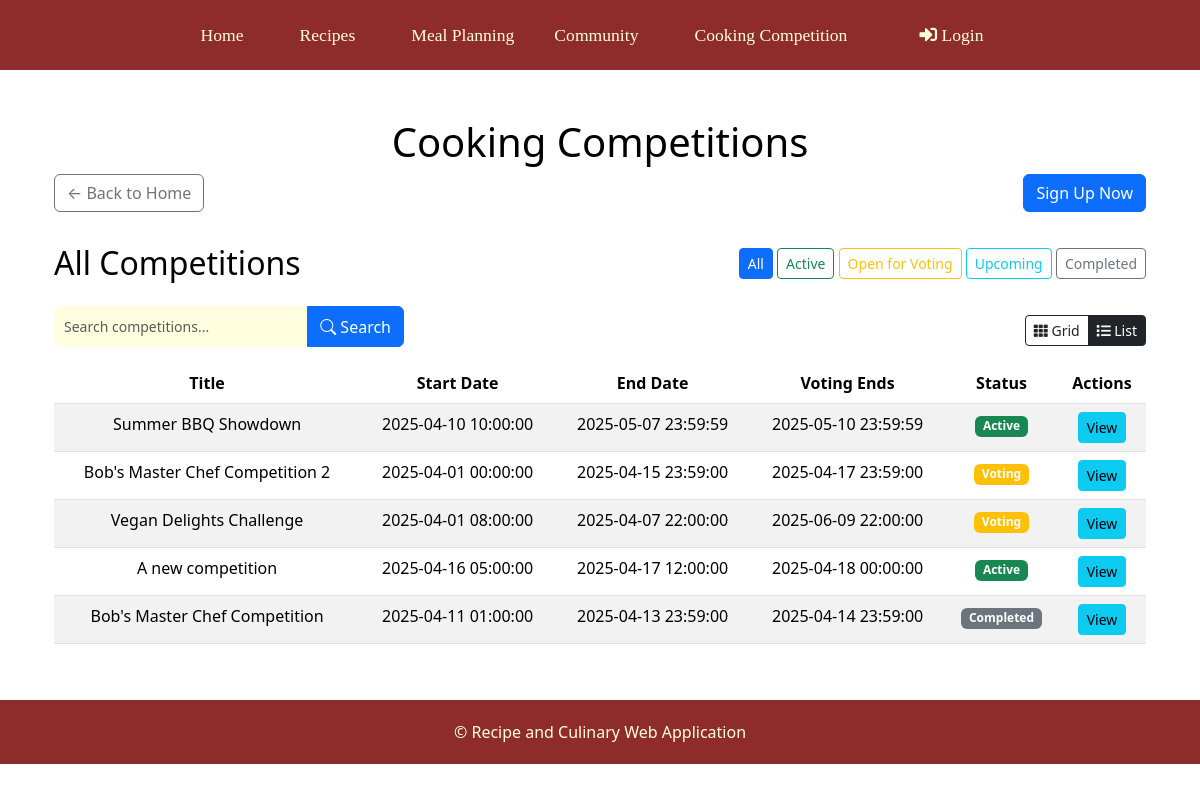
Page /cooking_competition?page=competitions&view=list on the committed database.
### tables this page shows
CREATE TABLE `competitions` (
  `id` int(11) NOT NULL,
  `title` text NOT NULL,
  `description` text NOT NULL,
  `image` text DEFAULT NULL,
  `start_date` datetime NOT NULL,
  `end_date` datetime NOT NULL,
  `voting_end_date` datetime NOT NULL,
  `status` enum('upcoming','active','voting','completed') DEFAULT 'upcoming',
  `created_by` int(11) NOT NULL,
  `created_at` timestamp NOT NULL DEFAULT current_timestamp()
);

### cooking_competition/models/Competition.php (called while the page is built, shortened)
<?php
class Competition {
    private $conn;
    private $table = 'competitions';
    public function __construct($db) {
        $this->conn = $db;
    }
    public function get_all($limit = null) {
        $query = "SELECT c.*,
                  (SELECT COUNT(*) FROM competition_recipes WHERE competition_id = c.id) as recipe_count
                  FROM {$this->table} c
                  ORDER BY
                  CASE
                    WHEN c.status = 'active' THEN 1
                    WHEN c.status = 'voting' THEN 2
                    ELSE 3
                  END,
                  c.created_at ASC";
        if ($limit) {
            $query .= " LIMIT ?";
            $stmt = $this->conn->prepare($query);
            $stmt->bind_param('i', $limit);
        } else {
            $stmt = $this->conn->prepare($query);
        }
        $stmt->execute();
        $result = $stmt->get_result();
        $competitions = [];
        while ($row = $result->fetch_assoc()) {
            $competitions[] = $row;
        }
        return $competitions;
    }
}
?>

### cooking_competition/views/competitions/list.php (the view, shortened to what this page needs)
<div class="table-responsive">
    <table class="table table-striped">
        <thead>
            <tr>
                <th>Title</th>
                <th>Start Date</th>
                <th>End Date</th>
                <th>Voting Ends</th>
                <th>Status</th>
                <th>Actions</th>
            </tr>
        </thead>
        <tbody>
            <?php foreach ($competitions as $comp): ?>
                <tr>
                    <td><?= htmlspecialchars($comp['title']) ?></td>
                    <td><?= htmlspecialchars($comp['start_date']) ?></td>
                    <td><?= htmlspecialchars($comp['end_date']) ?></td>
                    <td><?= htmlspecialchars($comp['voting_end_date']) ?></td>
                    <td>
                        <?php
                        $now = new DateTime();
                        $start = new DateTime($comp['start_date']);
                        $end = new DateTime($comp['end_date']);
                        $voting_end = new DateTime($comp['voting_end_date']);
                        if ($now < $start) {
                            echo '<span class="badge bg-info">Upcoming</span>';
                        } elseif ($now >= $start && $now <= $end) {
                            echo '<span class="badge bg-success">Active</span>';
                        } elseif ($now > $end && $now <= $voting_end) {
                            echo '<span class="badge bg-warning">Voting</span>';
                        } else {
                            echo '<span class="badge bg-secondary">Completed</span>';
                        }
                        ?>
                    </td>
                    <td>
                        <a href="index.php?page=competitions&action=view&id=<?= $comp['id'] ?>" class="btn btn-sm btn-info">View</a>
                    </td>
                </tr>
            <?php endforeach; ?>
        </tbody>
    </table>
</div>

### styles.css (style rules this page uses)
html, body { height: 100%; margin: 0; padding: 0; font-family: 'Times New Roman', Times, serif; background-position: center; background-repeat: no-repeat; display: block; flex-direction: column; }

### rows in the picture
competitions: title "Summer BBQ Showdown", start_date "2025-04-10 10:00:00", end_date "2025-05-07 23:59:59", voting_end_date "2025-05-10 23:59:59", shows "Active"
competitions: title "Bob's Master Chef Competition 2", start_date "2025-04-01 00:00:00", end_date "2025-04-15 23:59:00", voting_end_date "2025-04-17 23:59:00", shows "Voting"
competitions: title "Vegan Delights Challenge", start_date "2025-04-01 08:00:00", end_date "2025-04-07 22:00:00", voting_end_date "2025-06-09 22:00:00", shows "Voting"
competitions: title "A new competition", start_date "2025-04-16 05:00:00", end_date "2025-04-17 12:00:00", voting_end_date "2025-04-18 00:00:00", shows "Active"
competitions: title "Bob's Master Chef Competition", start_date "2025-04-11 01:00:00", end_date "2025-04-13 23:59:00", voting_end_date "2025-04-14 23:59:00", shows "Completed"

### other values in the picture
$status "All"
